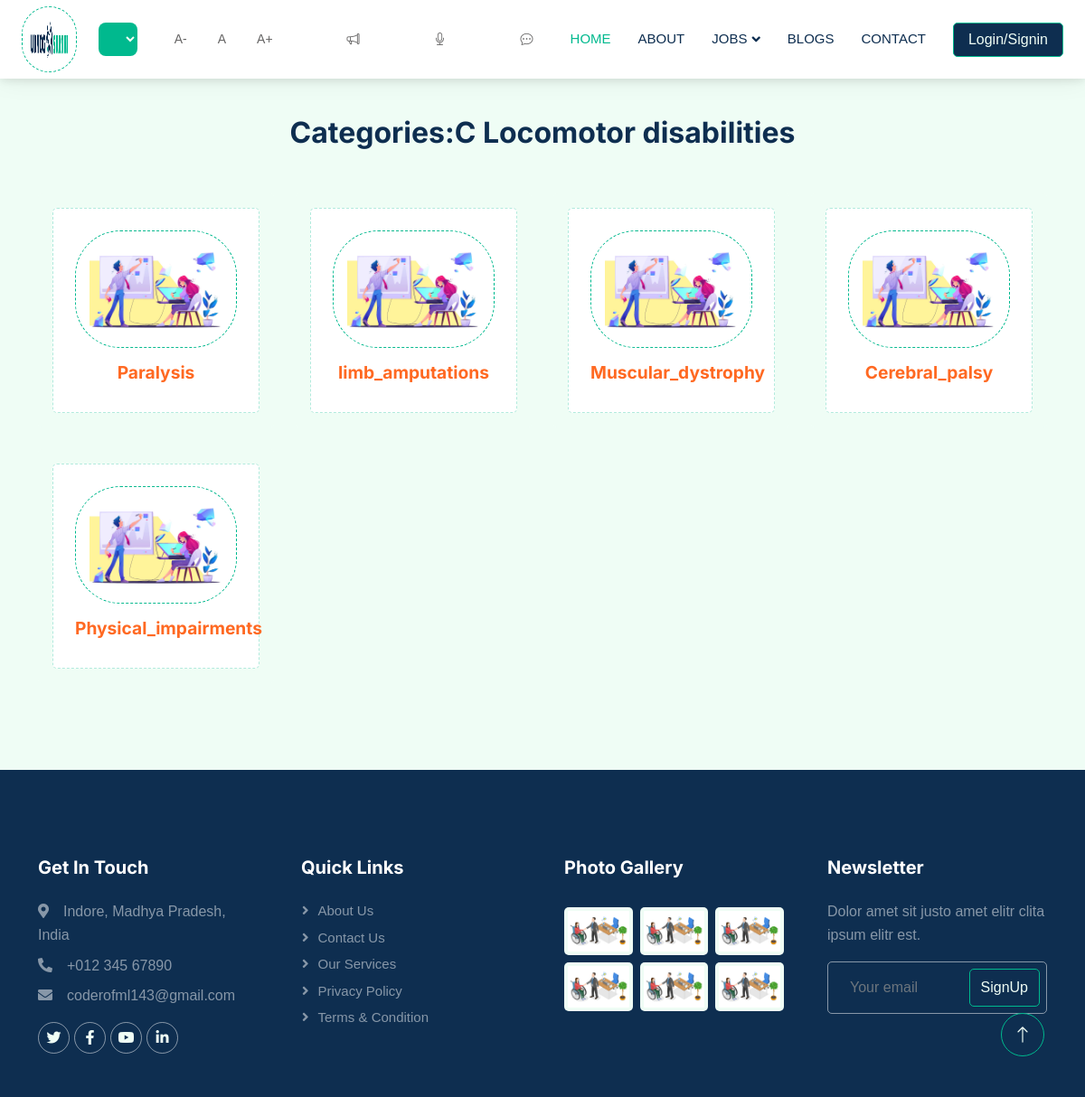
/usa/disable-blog/c, run on the app's committed database.
### usa/models.py (models this page shows, shortened)
class DisabilityType(models.Model):
    name = models.CharField(max_length=255, unique=True)
    description = RichTextField()
    job_opportunities = models.ManyToManyField(Job, blank=True)
    categories_choices = [
        ('a', 'Categories A'),
        ('b', 'Categories B'),
        ('c', 'Categories C'),
        ('d', 'Categories D'),
        ('e', 'Categories E'),
        ('o', 'Other'),
    ]
    categories = models.CharField(max_length=10, choices=categories_choices)
    disableimg = models.ImageField(upload_to='disable_images/', default='default_course.jpg')

### usa/views.py (the view)
# urls.py: path('disable-blog/<str:categories>', views.blog_by_type, name="blog_by_type"),
def blog_by_type(request, categories):
    blogs = DisabilityType.objects.filter(categories=categories)
    if categories == 'a':
        title = 'Categories:A Blindness and low vision'
    elif categories == 'b':
        title = 'Categories:B Deaf and Hard of Hearing'
    elif categories == 'c':
        title = 'Categories:C Locomotor disabilities'
    elif categories == 'd':
        title = 'Categories:D Autism, intellectual disability, specific learning disability, and mental illness'
    elif categories == 'e':
        title = 'Categories:E Multiple disabilities'
    template_name = "specific_type.html"
    context = {
        'blogs':blogs,
        'title': title,
    }
    return render(request, template_name, context)

### templates/specific_type.html
{% load static %}
{% include 'header.html' %}
<div class="container-xxl py-5">
    <div class="container">
        <div class="text-center mx-auto mb-5 wow fadeInUp" data-wow-delay="0.1s" style="max-width: 600px;">
            <h2 class="mb-3">{{title}}</h2>
        </div>
        <div class="row g-4">
            {% for blog in blogs %}
                <div class="col-lg-3 col-sm-6 wow fadeInUp" data-wow-delay="0.1s">
                    <a class="cat-item d-block bg-light text-center rounded p-3" href="{% url 'main_dis_type' name=blog.name %}">
                        <div class="rounded p-4">
                            <div class="icon mb-3">
                                <img class="img-fluid" src="{{blog.disableimg.url}}" alt="Icon">
                            </div>
                            <h6>{{blog.name}}</h6>
                        </div>
                    </a>
                </div>
            {% endfor %}
        </div>
    </div>
</div>
{% include 'footer.html' %}

### static/css/style.css (style rules this page uses)
:root { --primary: #00B98E; --secondary: #FF6922; --light: #EFFDF5; --dark: #0E2E50; }
body { background-color: var(--light); color: var(--dark); font-family: Arial, sans-serif; line-height: 1.6; }
h6 { color: var(--secondary); font-size: 1.2em; }
a { color: var(--secondary); }
.container-xxl { background-color: var(--light); padding: 20px; }
body { padding-top: 80px; }
.icon { padding: 15px; display: inline-flex; align-items: center; justify-content: center; background: #FFFFFF !important; border-radius: 50px; border: 1px dashed var(--primary) !important; }
.cat-item div { background: #FFFFFF; border: 1px dashed rgba(0, 185, 142, .3); transition: .5s; }
.cat-item div * { transition: .5s; }

### data on the page
DisabilityType: disableimg (placeholder picture), name "Paralysis"
DisabilityType: disableimg (placeholder picture), name "limb_amputations"
DisabilityType: disableimg (placeholder picture), name "Muscular_dystrophy"
DisabilityType: disableimg (placeholder picture), name "Cerebral_palsy"
DisabilityType: disableimg (placeholder picture), name "Physical_impairments"

### other printed values
{{ title }} "Categories:C Locomotor disabilities"
